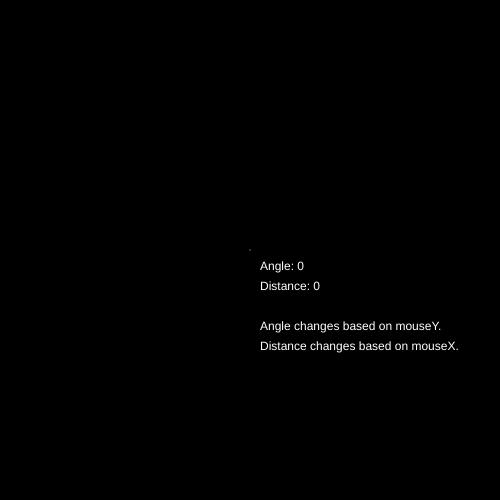
Frame 1 (no input)
Frame 60 (no input): identical to frame 1, image omitted
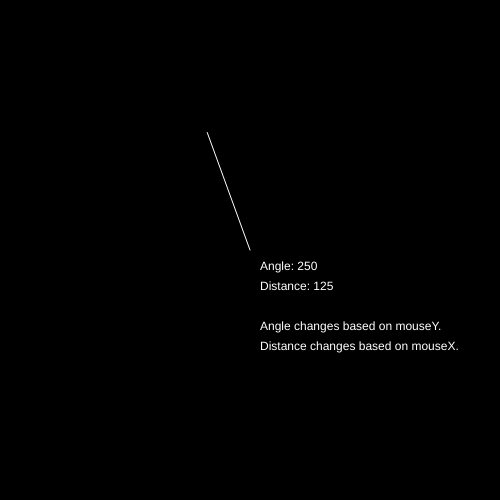
Frame 120 (the mouse pressed at the canvas centre since frame 60)

The p5.js sketch that drew these frames (run headless with seeded random() and noise() and a simulated clock; from frame 60 on, the mouse is pressed at the canvas centre):

// p5.js sketch
// ── sketch.js
// IMA NYU Shanghai
// The Nature of Code
// MOQN
// Feb 22 2017


let vector;


function setup() {
  createCanvas(500, 500);
  background(0);
  fill(255)
}


function draw() {
  background(0);

  let angle = radians(mouseY);
  let distance = mouseX / 2;
  vector = p5.Vector.fromAngle(angle);
  vector.mult(distance);

  stroke(255);
  translate(width / 2, height / 2);
  line(0, 0, vector.x, vector.y);

  noStroke();
  text("Angle: " + round(degrees(angle)), 10, 20);
  text("Distance: " + round(distance), 10, 40);
  text("Angle changes based on mouseY.", 10, 80);
  text("Distance changes based on mouseX.", 10, 100);
}
